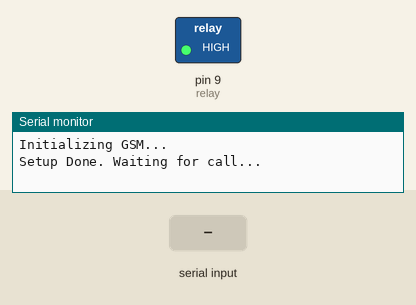
This sketch was run on a simulated Arduino Uno, built with avr-gcc and run on an emulated ATmega328P. Shown: switched loads named in the sketch (green lamp = pin HIGH), the last lines printed to the serial monitor. The inputs (shaded band) are chosen by the test bench. The modem accepts every AT command (registered, SIM ready, sends succeed) and sends nothing else.

Above: at 5.2 s.
5.3 s: "+CLIP:\n" received over the second serial link
At 5.9 s:
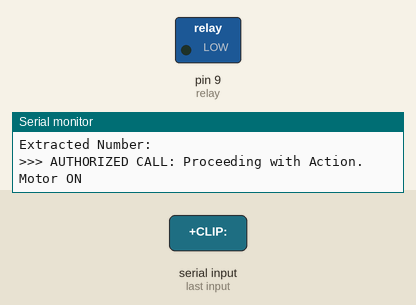
Timing chart, 0 to 8.3 s (numbered marks = the images above; inputs shaded):
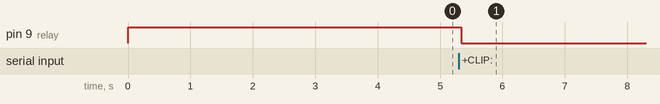

Measured:
- after the input at 5.3 s, pin 9 (relay): HIGH → LOW at once

The sketch:

gsm_relay.ino
```cpp
#include <SoftwareSerial.h>

// --- Configuration ---
SoftwareSerial gsm(7, 8); // RX (Arduino Pin 7), TX (Arduino Pin 8)
int relay = 9;             // Arduino pin connected to the RELAY module
bool motorState = false;   // Tracks the current state of the motor/relay
String incoming = "";      // Buffer to store incoming data from the GSM module

// *** NOTE: CONFIRMATION_NUMBER is now redundant, but kept as a placeholder if needed later. ***
// *** SMS is now sent to ALL numbers in the AUTHORIZED_NUMBERS list. ***
const String CONFIRMATION_PLACEHOLDER = "+916263170768";

// *** AUTHORIZED NUMBERS (5 numbers for control and confirmation) ***
const String AUTHORIZED_NUMBERS[] = {
  "+916263170768", // 1. Original number
  "+919876543210", // 2. Example Authorized Number
  "+911122334455", // 3. Example Authorized Number
  "+917766554433", // 4. Example Authorized Number
  "+912233445566"  // 5. Example Authorized Number
};
const int NUM_AUTHORIZED = 5;

// --- Function Declarations ---
void clearBuffer();
// sendSMS ab recipient number aur message dono leta hai
void sendSMS(String recipientNumber, String text);

// ------------------------------------
//          SETUP
// ------------------------------------
void setup() {
  // Initialize Relay Pin
  pinMode(relay, OUTPUT);

  // *** RELAY LOGIC REVERSED ***
  digitalWrite(relay, HIGH);

  // Initialize Serial Communications
  Serial.begin(9600);
  gsm.begin(9600);
  delay(1000);

  Serial.println("Initializing GSM...");

  // Basic AT Commands for GSM Setup
  gsm.println("AT");
  delay(1000);
  gsm.println("ATE0");    // Echo Off
  delay(1000);
  gsm.println("AT+CLIP=1");  // Enable Caller ID
  delay(1000);

  Serial.println("Setup Done. Waiting for call...");
}

// ------------------------------------
//           LOOP
// ------------------------------------
void loop() {
  if (gsm.available()) {
    char c = gsm.read();
    incoming += c;

    // Process the buffer when a newline character is received
    if (c == '\n') {

      // 1. Detect RING
      if (incoming.indexOf("RING") != -1) {
        Serial.println("RING detected!");
      }

      // 2. Detect Caller Number (+CLIP)
      if (incoming.indexOf("+CLIP:") != -1) {
        Serial.println("Incoming Call Details:");
        Serial.println(incoming);

        // --- Number Extraction ---
        String incomingNumber = "";
        int start = incoming.indexOf('"');
        int end = incoming.indexOf('"', start + 1);

        if (start != -1 && end != -1) {
          incomingNumber = incoming.substring(start + 1, end);
        }

        Serial.print("Extracted Number: ");
        Serial.println(incomingNumber);

        // *** AUTHORIZATION CHECK LOGIC ***
        bool isAuthorized = false;
        for (int i = 0; i < NUM_AUTHORIZED; i++) {
          if (incomingNumber.indexOf(AUTHORIZED_NUMBERS[i]) != -1 || AUTHORIZED_NUMBERS[i].indexOf(incomingNumber) != -1) {
            isAuthorized = true;
            break;
          }
        }
        // *************************************************************

        if (isAuthorized) {

          Serial.println(">>> AUTHORIZED CALL: Proceeding with Action.");

          // --- Motor Logic ---
          motorState = !motorState;
          digitalWrite(relay, motorState ? LOW : HIGH);  // Active-LOW Logic

          String statusMsg = motorState ? "Motor turned ON via Call by " : "Motor turned OFF via Call by ";
          statusMsg += incomingNumber;
          Serial.println(motorState ? "Motor ON" : "Motor OFF");

          // 1. Hang up the call IMMEDIATELY (missed call logic)
          delay(500);
          gsm.println("ATH");
          delay(6000);

          clearBuffer();

          // 2. Send confirmation SMS to ALL authorized numbers
          for (int i = 0; i < NUM_AUTHORIZED; i++) {
              sendSMS(AUTHORIZED_NUMBERS[i], statusMsg);
              Serial.print("Confirmed Status to: ");
              Serial.println(AUTHORIZED_NUMBERS[i]);
          }


        } else {
          // --- UNAUTHORIZED ACTION ---
          Serial.print(">>> UNAUTHORIZED CALL: HANGING UP. Incoming: ");
          Serial.println(incomingNumber);

          // Just hang up silently to save cost
          delay(500);
          gsm.println("ATH");
          delay(6000);

          clearBuffer();  // Clean up "NO CARRIER" and buffer
        }
      }

      // Clear the line buffer for the next line of response
      incoming = "";
    }
  }
}

// ------------------------------------
//      HELPER FUNCTIONS
// ------------------------------------

/**
 * @brief Clears the serial buffer of the GSM module.
 */
void clearBuffer() {
  while (gsm.available()) {
    gsm.read();  // Read and discard available characters
  }
  incoming = "";
  Serial.println("Buffer cleared. Waiting for next call...");
}

/**
 * @brief Sends an SMS message to a specific recipient.
 */
void sendSMS(String recipientNumber, String text) {
  // NOTE: Sending 5 SMS in quick succession can drain power and cause temporary instability.
  // Ensure your external power supply and capacitor are robust!
  gsm.println("AT+CMGF=1");  // Set SMS to Text Mode
  delay(1000);

  gsm.print("AT+CMGS=\"");
  gsm.print(recipientNumber);
  gsm.println("\"");
  delay(1000);
  gsm.print(text);
  delay(100);
  gsm.write(26);  // ASCII code for Ctrl+Z to send the message
  delay(5000);    // Delay for SMS delivery and module response

  // *** THE CRITICAL FIX: Clear buffer after each SMS ***
  clearBuffer();
}
```
